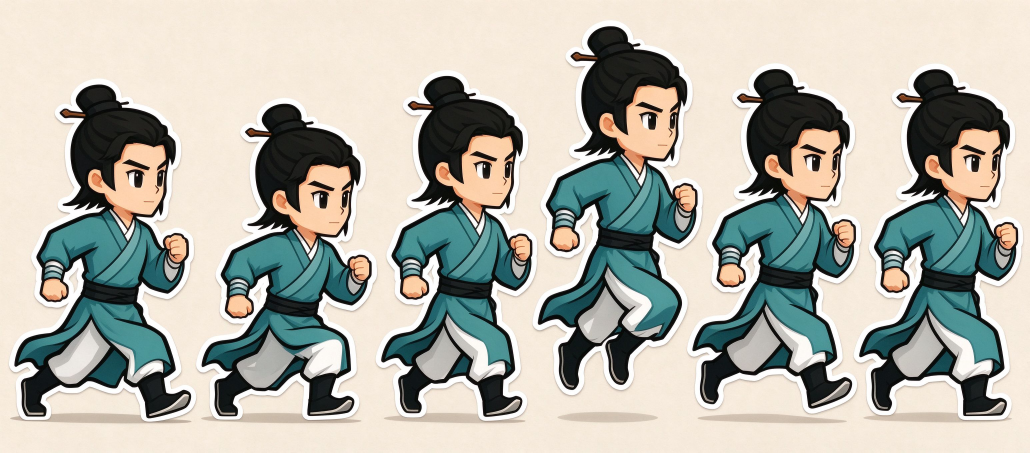
#> input picture tools/art/xian/_run_q.png, 3088 x 1357 px, found by its file name (shown at 1/3 size)
$ python downsample_q.py
#> lines starting #> are read from the running program, lines starting #| are printed output that depends on the picture
### tools/art/xian_frames.py
#!/usr/bin/env python3
# -*- coding: utf-8 -*-
"""修仙者 12x15 像素帧（idle/run/attack），基于已确认的设计稿。

帧表（见 HeroSprite.java / CharSprite.java）：
  0,1 idle ; 2..7 run ; 8..12 die(保留原版骷髅) ; 13..15 attack/zap ;
  16,17 operate ; 18 fly ; 19,20 read（本阶段暂保留原版）。
本模块只定义本阶段要替换的 idle/run/attack 帧。
"""
from PIL import Image

# 材质调色板
PAL = {
    'K': (28, 26, 30),     # 黑：发髻/头发/眉/眼/腰带/靴
    'p': (176, 128, 72),   # 木簪
    'f': (244, 206, 178),  # 脸
    'n': (232, 184, 150),  # 手（略深肤色）
    'C': (86, 150, 148),   # 青袍主色
    'd': (60, 118, 118),   # 青袍阴影
    'l': (128, 178, 174),  # 青袍亮
    'w': (240, 240, 232),  # 白中衣/袖口/衬里
    'g': (212, 180, 92),   # 剑格（金）
    'S': (200, 206, 214),  # 剑刃
    'D': (120, 128, 140),  # 剑刃暗
}

# ---- idle 帧0：正面站立，双手自然垂 ----
IDLE0 = [
    ".....KK.....",
    "..ppKKKKpp..",
    "...KKKKKK...",
    "..KffffffK..",
    "...KK..KK...",
    "..KfKffKfK..",
    "..KffffffK..",
    "...wffffw...",
    "..wCffffCw..",
    "..CCwffwCC..",
    "..CC.ww.CC..",
    "..KKCCCCKK..",
    ".nCCCCCCn...",
    "..wCCCCCCw..",
    "..ss....ss..",
]
# idle 帧1：呼吸（与帧0相同，循环无跳变）
IDLE1 = [r for r in IDLE0]

# ---- run 帧2：右腿前抬、右臂前摆 ----
RUN2 = [
    ".....KK.....",
    "..ppKKKKpp..",
    "...KKKKKK...",
    "..KffffffK..",
    "...KK..KK...",
    "..KfKffKfK..",
    "..KffffffK..",
    "...wffffw...",
    "..wCffffCn..",
    ".nCCwffwCCn.",
    ".nCC.ww.CC..",
    "..KKCCCCKK..",
    ".wCCCCCCww..",
    "..w......ws.",
    "..ss........",
]
# run 帧3：经过（双脚交错、身体略低、手臂交换）
RUN3 = [
    ".....KK.....",
    "..ppKKKKpp..",
    "...KKKKKK...",
    "..KffffffK..",
    "...KK..KK...",
    "..KfKffKfK..",
    "..KffffffK..",
    "...wffffw...",
    "..wCffffCw..",
    "..nCwffwCn..",
    "..CC.ww.CC..",
    ".KKCCCCCCKK.",
    ".wCCCCCCw...",
    ".....wwww...",
    ".....ss.....",
]
# run 帧4：腾空（整体下移1、右臂后左臂前、双脚前伸）
RUN4 = [
    "............",
    ".....KK.....",
    "..ppKKKKpp..",
    "...KKKKKK...",
    "..KffffffK..",
    "...KK..KK...",
    "..KfKffKfK..",
    "..KffffffK..",
    "...wffffw...",
    "..wCffffCw..",
    ".nCCwffwCCn.",
    "..CC.ww.CC..",
    ".KKCCCCCCKK.",
    ".w.ww..w....",
    "........ss..",
]
def _mirror(rows):
    return [r[::-1] for r in rows]
# run 帧5/6/7：帧2/3/4 的水平镜像
RUN5 = _mirror(RUN2)
RUN6 = _mirror(RUN3)
RUN7 = _mirror(RUN4)

# ---- attack 帧13：举剑（剑竖直在右侧） ----
ATK13 = [
    ".....KK...S.",
    "..ppKKKK..S.",
    "...KKKKKK.S.",
    "..KffffffKS.",
    "...KK..KK...",
    "..KfKffKfK..",
    "..KffffffK g.",
    "...wffffwK..",
    "..wCffffCn..",
    "..CCwffwCC..",
    "..CC.ww.CC..",
    "..KKCCCCKK..",
    "..CCCCCCCC..",
    "..wCCCCCCw..",
    "..ss....ss..",
]
# attack 帧14：横斩（剑横身前、弓步）
ATK14 = [
    ".....KK.....",
    "..ppKKKKpp..",
    "...KKKKKK...",
    "..KffffffK..",
    "...KK..KK...",
    "..KfKffKfK..",
    "..KffffffK..",
    "...wffffw...",
    "..wCffgSSSS.",
    "..CCnnKCC...",
    "..CC.ww.CC..",
    ".KKCCCCCCKK.",
    ".wCCCCCCw...",
    "..w.....ww..",
    "..ss....ss..",
]
# attack 帧15：恢复（=idle）
ATK15 = [r for r in IDLE0]

# 本阶段要替换的帧
FRAMES = {
    0: IDLE0, 1: IDLE1,
    2: RUN2, 3: RUN3, 4: RUN4, 5: RUN5, 6: RUN6, 7: RUN7,
    13: ATK13, 14: ATK14, 15: ATK15,
}


# [7 lines left out: function render, not called in this run]


# [11 lines that do not run on import are left out]

### tools/art/downsample_q.py
#!/usr/bin/env python3
# -*- coding: utf-8 -*-
"""Q版 run cycle 降采样到 12x15：统一比例、脚对齐地面、块平均、量化。"""
from PIL import Image
import numpy as np
import sys
sys.path.insert(0, 'tools/art')
from xian_frames import PAL

# 角色本体边界（x0,x1,y0,y1），已排除阴影
CHARS = [
    (43, 573, 253, 1254),
    (604, 1114, 311, 1248),
    (1143, 1596, 227, 1250),
    (1613, 2092, 78, 1169),
    (2077, 2567, 207, 1225),
    (2577, 3054, 207, 1248),
]
GROUND_Y = 1250
REF_H = 1000
TW, TH = 12, 15


def is_bg(a):
    r, g, b = a[:, :, 0].astype(int), a[:, :, 1].astype(int), a[:, :, 2].astype(int)
    return (r > 210) & (g > 200) & (b > 180) & (np.abs(r - g) < 35) & (np.abs(g - b) < 45)


def quantize(im):
    arr = np.array(im).astype(int)
    out = np.zeros((TH, TW, 4), dtype=np.uint8)
    keys = list(PAL.keys())
    pal = np.array([PAL[k] for k in keys])
    for y in range(TH):
        for x in range(TW):
            r, g, b, a = arr[y, x]
            if a < 110:
                continue
            d = ((pal[:, 0] - r) ** 2 + (pal[:, 1] - g) ** 2 + (pal[:, 2] - b) ** 2)
            k = keys[d.argmin()]
            out[y, x] = np.array(PAL[k] + (255,))
    return Image.fromarray(out)


def build():
    src = Image.open('tools/art/xian/_run_q.png').convert('RGBA')
    scale = TH / REF_H
    frames = []
    for (x0, x1, y0, y1) in CHARS:
        sub = src.crop((x0, y0, x1 + 1, y1 + 1))
        w, h = sub.size
        nw = max(1, round(w * scale))
        nh = max(1, round(h * scale))
        small = sub.resize((nw, nh), Image.LANCZOS)
        canvas = Image.new('RGBA', (TW, TH), (0, 0, 0, 0))
        # 脚对齐：脚 y1 相对 GROUND
        foot_y = y1
        paste_y = TH - round((GROUND_Y - foot_y) * scale) - nh
        paste_x = (TW - nw) // 2
        canvas.paste(small, (paste_x, paste_y), small)
        frames.append(quantize(canvas))
#> this loop made 6 passes
#> pass 1, in build, `sub = src.crop((x0, y0, x1 + 1, y1 + 1))`:
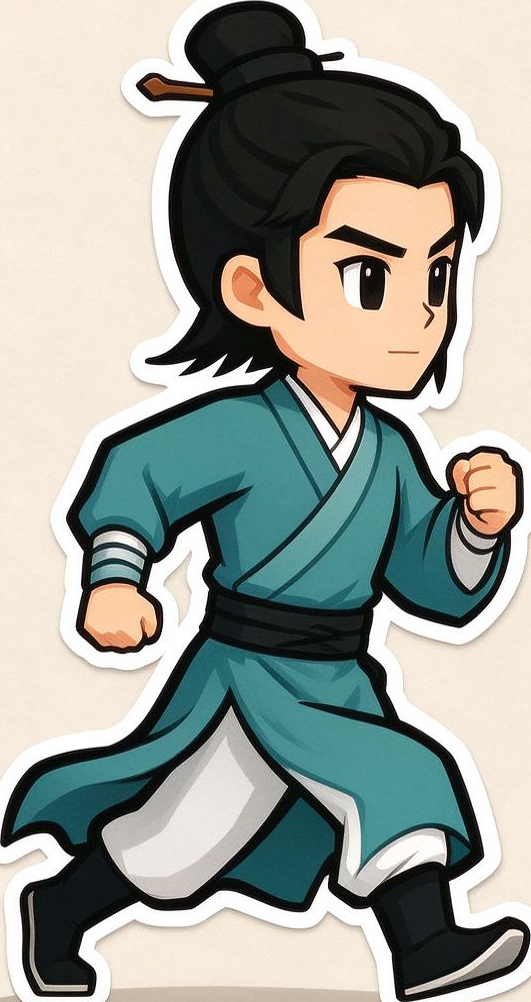
#> sub: PIL image 531x1002 RGBA; mean R, G, B, A 155, 158.9, 151.3, 255
#> pass 2, in build, `sub = src.crop((x0, y0, x1 + 1, y1 + 1))`:
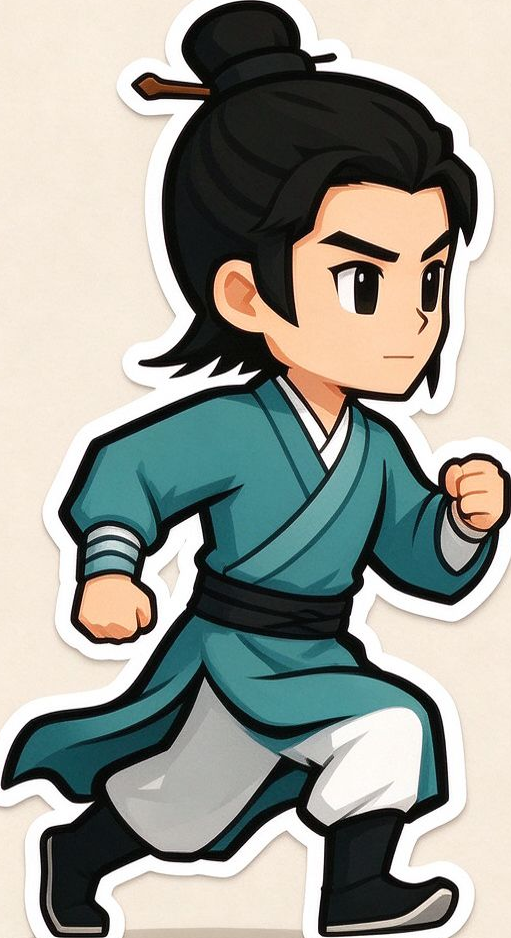
#> sub: PIL image 511x938 RGBA; mean R, G, B, A 155.3, 157.5, 149.7, 255
#> pass 3, in build, `sub = src.crop((x0, y0, x1 + 1, y1 + 1))`:
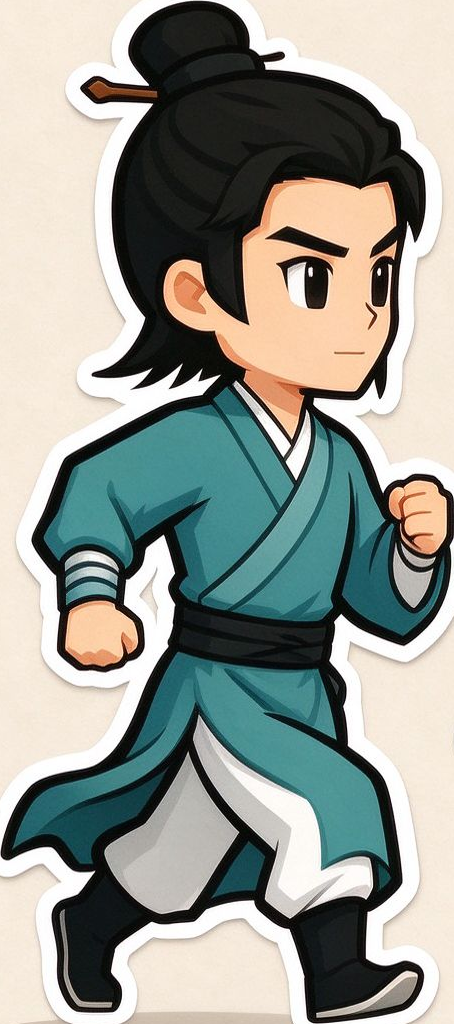
#> sub: PIL image 454x1024 RGBA; mean R, G, B, A 150.5, 154.2, 146.6, 255
#> after the loop, frames = 6 items
    return frames


if __name__ == '__main__':
    frames = build()
#> frames = 6 items
    s = 16
    W = len(frames) * (12 * s + 6)
#> W = 1188
    row = Image.new('RGBA', (W, 15 * s), (90, 82, 64, 255))
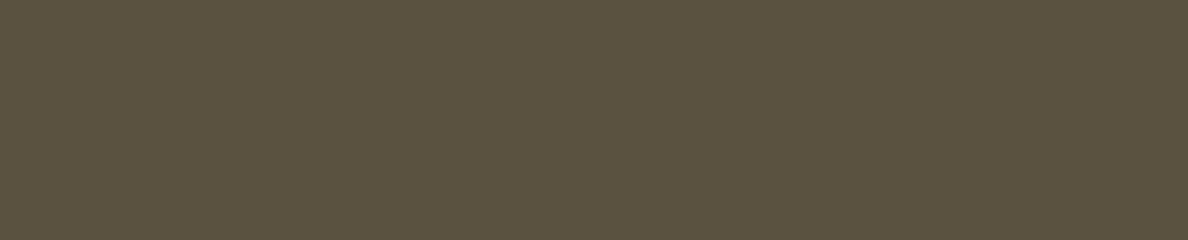
#> row: PIL image 1188x240 RGBA; mean R, G, B, A 90, 82, 64, 255
    for i, f in enumerate(frames):
        z = f.resize((12 * s, 15 * s), Image.NEAREST)
        row.paste(z, (i * (12 * s + 6), 0), z)
#> this loop made 6 passes
#> pass 1, `z = f.resize((12 * s, 15 * s), Image.NEAREST)`:
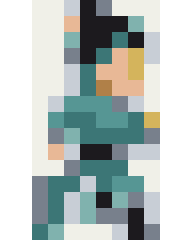
#> z: PIL image 192x240 RGBA; mean R, G, B, A 99.5, 109, 106.3, 170; transparent parts drawn white
#> after the loop:
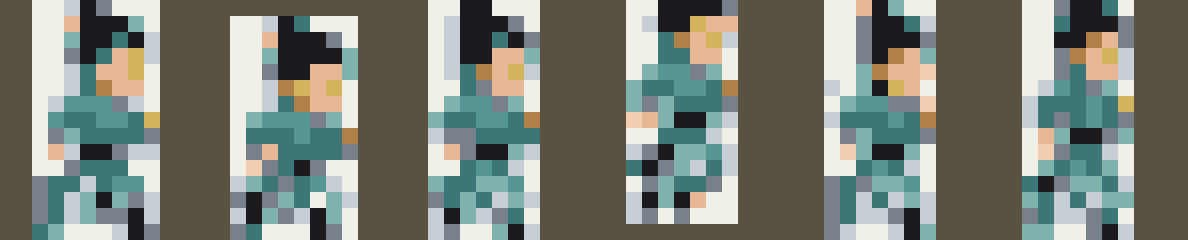
#> row: PIL image 1188x240 RGBA; mean R, G, B, A 122.4, 127.3, 117.2, 255
#> after the loop:
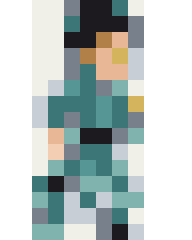
#> z: PIL image 192x240 RGBA; mean R, G, B, A 81.9, 91.9, 89.7, 148.8; transparent parts drawn white
    row.save('tools/art/xian/_run_q_ds.png')
    print('saved')

$ run again, with tools/art/xian/_atk_hi.png copied over tools/art/xian/_run_q.png
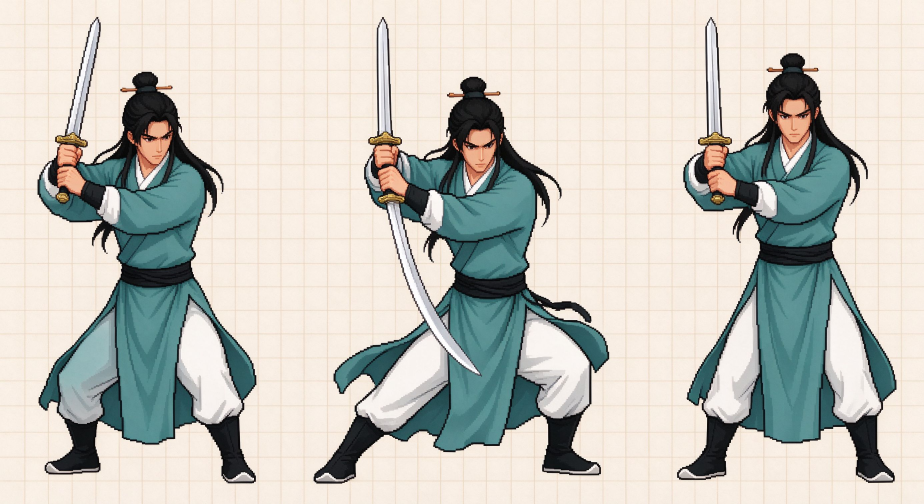
#> input picture tools/art/xian/_atk_hi.png, 2772 x 1512 px, found by its file name (shown at 1/3 size)
#> after the loop in build, `for (x0, x1, y0, y1) in CHARS:`: frames = 6 items
#> W = 1188
#> the loop `for i, f in enumerate(frames):` made 6 passes
#> after the loop `for i, f in enumerate(frames):`:
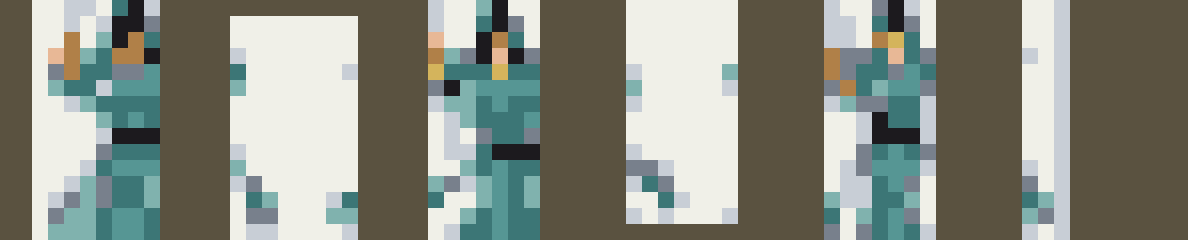
#> row: PIL image 1188x240 RGBA; mean R, G, B, A 134.6, 138.7, 128.1, 255
#> after the loop `for i, f in enumerate(frames):`:
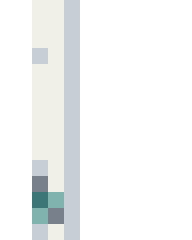
#> z: PIL image 192x240 RGBA; mean R, G, B, A 52.4, 54, 53.9, 63.8; transparent parts drawn white

$ run again, with tools/art/xian/_atk_q.png copied over tools/art/xian/_run_q.png
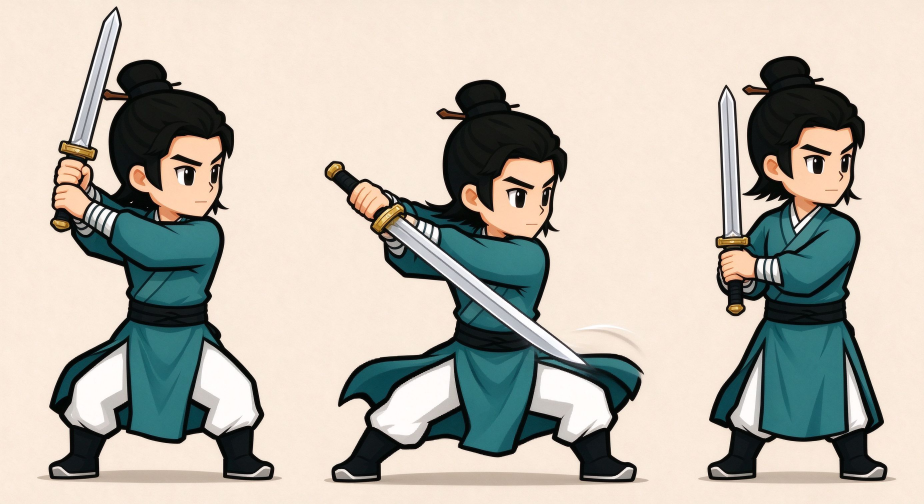
#> input picture tools/art/xian/_atk_q.png, 2772 x 1512 px, found by its file name (shown at 1/3 size)
#> after the loop in build, `for (x0, x1, y0, y1) in CHARS:`: frames = 6 items
#> W = 1188
#> the loop `for i, f in enumerate(frames):` made 6 passes
#> after the loop `for i, f in enumerate(frames):`:
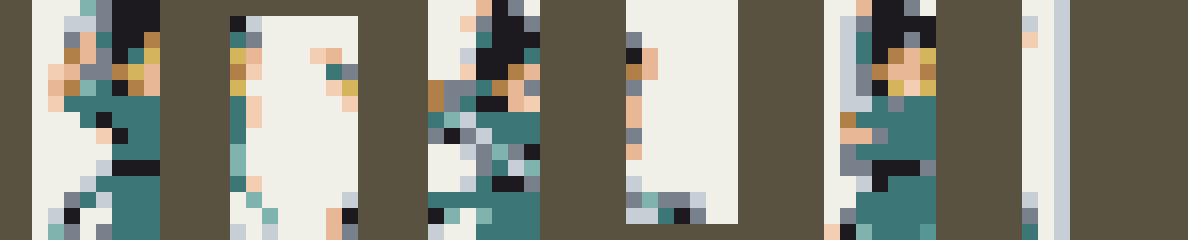
#> row: PIL image 1188x240 RGBA; mean R, G, B, A 132.8, 133, 121, 255
#> after the loop `for i, f in enumerate(frames):`:
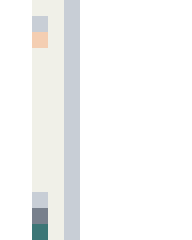
#> z: PIL image 192x240 RGBA; mean R, G, B, A 54.6, 55.3, 54.9, 63.8; transparent parts drawn white
